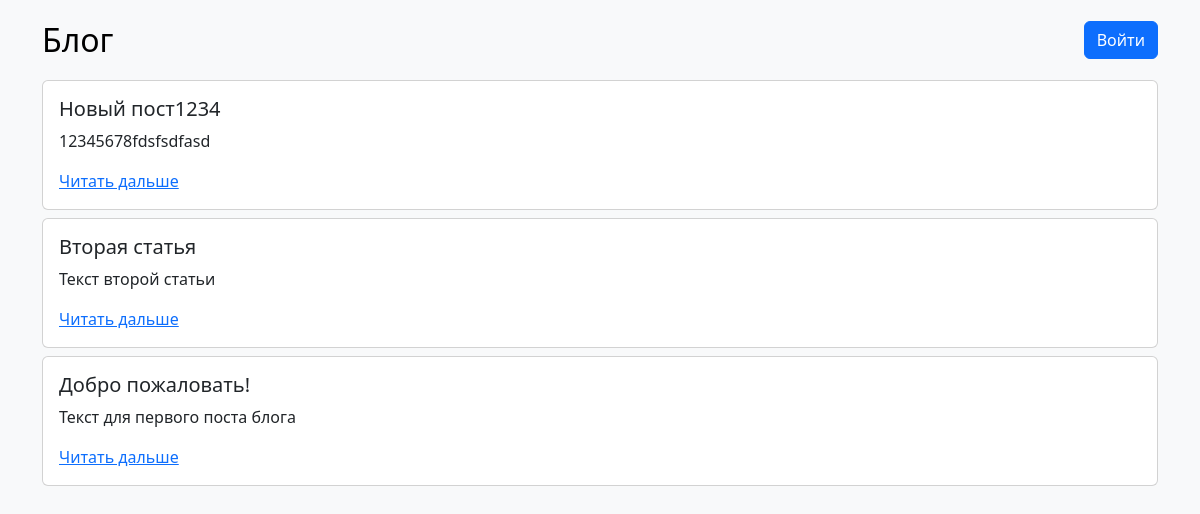
Before: / with the older database file.
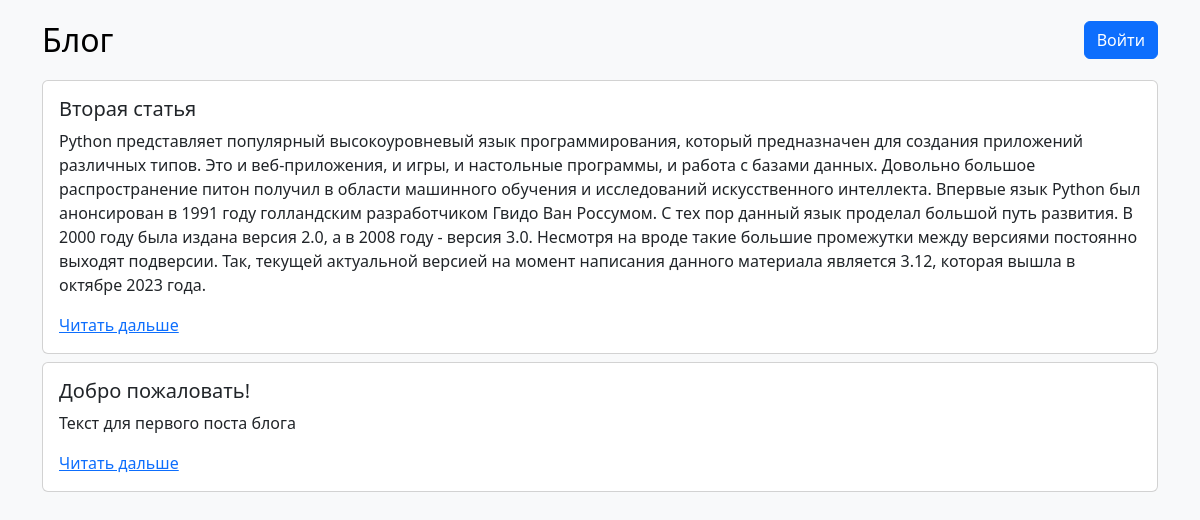
After: the same page with the newer database file.
### tables this page shows
CREATE TABLE posts (
				id INTEGER PRIMARY KEY AUTOINCREMENT,
				title TEXT,
				content TEXT
			);

### routes.py (the view)
		@self.app.route('/')
		def index():
			return render_template(
				'index.html',
				posts = self.dbController.getPosts(),
			)

### db/ConnectionHelper.py (called while the page is built)
	def getConnection(self):
		return self.connection

	def close(self):
		self.connection.commit()
		self.connection.close()

	def __del__(self):
		self.close()

### db/DataBaseController.py (called while the page is built)
	def getPosts(self):
		return self.postModel.getPosts()

### db/PostModel.py (called while the page is built)
	def getPosts(self):
		connectionHelper = ConnectionHelper()
		connection = connectionHelper.getConnection()
		cursor = connection.cursor()
		cursor.execute("SELECT * FROM posts ORDER BY id DESC")
		ret = cursor.fetchall()
		return ret

### templates/index.html (shortened to what this page needs)
{% extends 'layout.html' %}
{% block content %}
	<div class="post-container">
		{% for post in posts %}
			<div class="pb-2">
				<div class="card" style="width: 100%;">
					<div class="card-body">
						<h5 class="card-title">{{ post[1] }}</h5>
						<p class="card-text">{{ post[2] }}</p>
						<a href="./post/{{ post[0] }}" class="card-link">Читать дальше</a>
					</div>
				</div>
			</div>
		{% endfor %}
	</div>
{% endblock %}

### templates/layout.html (shortened to what this page needs)
<!DOCTYPE html>
<html data-bs-theme="light">
<head>
	<link href="https://cdn.jsdelivr.net/npm/bootstrap@5.3.3/dist/css/bootstrap.min.css" rel="stylesheet">
	<link rel="stylesheet" type="text/css" href="{{ url_for('static', filename='styles/style.css') }}">
</head>
<body class="bg-body-tertiary">
	<div class="container">
		<header class="header py-3">
			<div class="row flex-wrap justify-content-between align-items-center">
				<div class="col-auto">
					<a href="{{ url_for('index') }}" class="blog-header-logo text-body-emphasis text-decoration-none">Блог</a>
				</div>
				<div class="col-auto d-flex justify-content-end align-items-center">
					{% if session["username"]: %}
					<div>
						<a class="btn btn-primary" href="{{ url_for('newPost') }}">Написать</a>
						<a class="btn btn-primary" href="{{ url_for('profile') }}">Профиль</a>
					</div>
					{% else %}
					<a class="btn btn-primary" href="{{ url_for('auth') }}">Войти</a>
					{% endif %}
				</div>
			</div>
		</header>
		{% block content %}
		{% endblock %}
	</div>
</body>
</html>

### static/styles/style.css (style rules this page uses)
* { font-family: inherit; }
.blog-header-logo { font-size: 2.0rem; }

Changed rows visible on the page:
removed posts: title "Новый пост1234", content "12345678fdsfsdfasd"
changed posts "Вторая статья": content "Текст второй статьи" → "Python представляет популярный высокоуровневый язык программирования, который предназначен для создания приложений различных типов. Это и веб-приложения, и игры, и настольные программы, и работа с базами данных. Довольно большое распространение питон получил в области машинного обучения и исследований искусственного интеллекта. Впервые язык Python был анонсирован в 1991 году голландским разработчиком Гвидо Ван Россумом. С тех пор данный язык проделал большой путь развития. В 2000 году была издана версия 2.0, а в 2008 году - версия 3.0. Несмотря на вроде такие большие промежутки между версиями постоянно выходят подверсии. Так, текущей актуальной версией на момент написания данного материала…"
